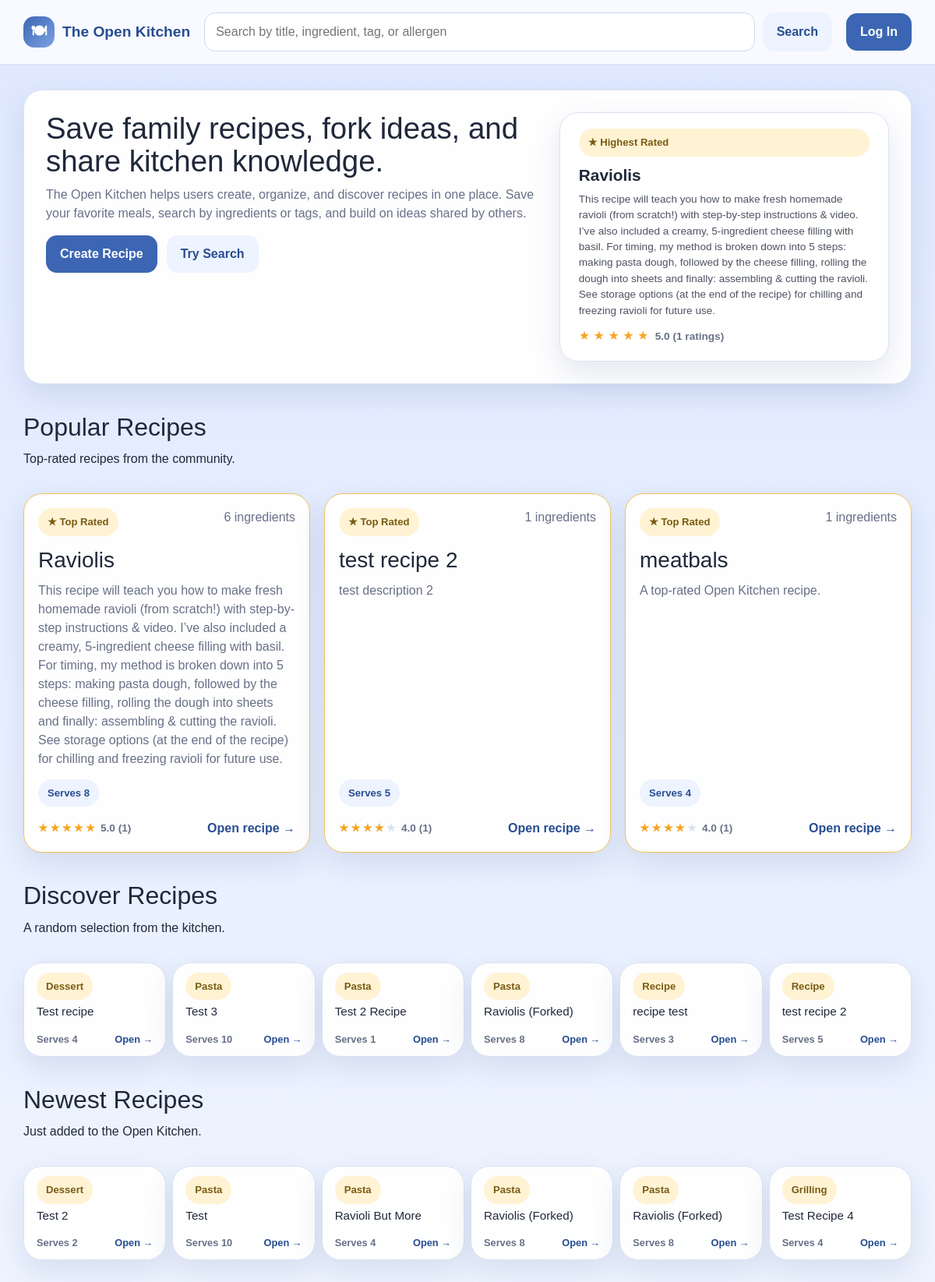
The page / on the database its author committed.
### app/models.py (models this page shows, shortened)
class Recipe(db.Model):
    __tablename__ = 'recipes'
    id = db.Column(db.Integer, primary_key=True)
    authorID = db.Column(db.Integer, db.ForeignKey('users.id'), nullable=False)
    title = db.Column(db.String(150), nullable=False)
    description = db.Column(db.Text, nullable=True)
    instructions = db.Column(db.Text, nullable=False)
    forkedFrom = db.Column(db.Integer, db.ForeignKey('recipes.id'), nullable=True)
    baseServings = db.Column(db.Integer, nullable=False)
    prepTime = db.Column(db.Integer, nullable=True)
    cookTime = db.Column(db.Integer, nullable=True)
    dateCreated = db.Column(db.DateTime, nullable=False, default=datetime.now)
    ingredients = db.relationship('Ingredient', backref='recipe', lazy=True, cascade='all, delete-orphan')
    categories = db.relationship('RecipeCategory', backref='recipe', lazy=True, cascade='all, delete-orphan')
    dietary_tags = db.relationship('RecipeDietaryTag', backref='recipe', lazy=True, cascade='all, delete-orphan')
    allergens = db.relationship('RecipeAllergen', backref='recipe', lazy=True, cascade='all, delete-orphan')

class Category(db.Model):
    __tablename__ = 'categories'
    id = db.Column(db.Integer, primary_key=True)
    name = db.Column(db.String(32), unique=True, nullable=False)

### app/routes.py (the view, shortened to what this page needs)
@app.route('/')
def dashboard():
    user = get_current_user()
    if user and user.role == 'curator':
        return redirect(url_for('curator_dashboard'))
    rated_subq = (
        db.session.query(Rating.recipeID, func.avg(Rating.stars).label('avg'), func.count(Rating.id).label('cnt'))
        .group_by(Rating.recipeID)
        .subquery()
    )
    top_recipe_obj = (
        db.session.query(Recipe)
        .join(rated_subq, Recipe.id == rated_subq.c.recipeID)
        .order_by(rated_subq.c.avg.desc(), rated_subq.c.cnt.desc())
        .first()
    )
    top_recipe = _recipe_card_data(top_recipe_obj) if top_recipe_obj else None
    popular_recipes = (
        db.session.query(Recipe)
        .join(rated_subq, Recipe.id == rated_subq.c.recipeID)
        .order_by(rated_subq.c.avg.desc(), rated_subq.c.cnt.desc())
        .limit(3)
        .all()
    )
    popular = [_recipe_card_data(r) for r in popular_recipes]
    all_recipes = Recipe.query.all()
    import random
    random_sample = random.sample(all_recipes, min(6, len(all_recipes)))
    random_recipes = [_recipe_card_data(r) for r in random_sample]
    newest_recipes = Recipe.query.order_by(Recipe.dateCreated.desc()).limit(6).all()
    newest = [_recipe_card_data(r) for r in newest_recipes]
    saved_recipes = []
    stats = {
        'recipes': Recipe.query.count(),
        'categories': Category.query.count(),
        'tags': DietaryTag.query.count(),
        'allergens': Allergen.query.count(),
    }
    notifications = _get_notifications()
    has_unread = any(not n.isRead for n in notifications)
    return render_template('dashboard.html',
                           user=user,
                           top_recipe=top_recipe,
                           popular=popular,
                           random_recipes=random_recipes,
                           newest=newest,
                           saved_recipes=saved_recipes,
                           stats=stats,
                           notifications=notifications,
                           has_unread=has_unread)

### app/routes.py (called while the page is built)
def get_current_user():
    if 'user_id' in session:
        return User.query.get(session['user_id'])
    return None

def current_user_id():
    return session.get('user_id')

def _get_avg_rating(recipe_id):
    result = db.session.query(func.avg(Rating.stars), func.count(Rating.id)).filter_by(recipeID=recipe_id).one()
    avg = round(result[0], 1) if result[0] else None
    count = result[1]
    return avg, count

def _recipe_card_data(recipe):
    ingredient_count = Ingredient.query.filter_by(recipeID=recipe.id).count()
    category_links = RecipeCategory.query.filter_by(recipeID=recipe.id).all()
    category_names = [rc.category.name for rc in category_links if rc.category]
    avg_rating, rating_count = _get_avg_rating(recipe.id)
    return {
        'recipe': recipe,
        'ingredient_count': ingredient_count,
        'category_names': category_names,
        'avg_rating': avg_rating,
        'rating_count': rating_count,
    }

def _get_notifications():
    uid = current_user_id()
    if uid is None:
        return []
    return Notification.query.filter_by(userID=uid).order_by(Notification.dateCreated.desc()).all()

### app/templates/dashboard.html (shortened to what this page needs)
{% extends "base.html" %}
{% block content %}
<section class="hero-card">
    <div>
        <h1>Save family recipes, fork ideas, and share kitchen knowledge.</h1>
        <p class="hero-copy">
            The Open Kitchen helps users create, organize, and discover recipes in one place.
            Save your favorite meals, search by ingredients or tags, and build on ideas shared by others.
        </p>
        <div class="hero-actions">
            <a href="{{ url_for('create_recipe') }}" class="btn btn-primary">Create Recipe</a>
            <a href="{{ url_for('search', q='pasta') }}" class="btn btn-secondary">Try Search</a>
        </div>
    </div>
    {% if top_recipe %}
    <div class="stats-panel" style="display:flex; gap: 1rem; align-items:stretch;">
        <a href="{{ url_for('view_recipe', recipe_id=top_recipe.recipe.id) }}" style="text-decoration:none; color:inherit; flex: 3;">
            <div class="stat-card" style="height:100%; text-align:left; padding: 1.25rem 1.5rem; display:flex; flex-direction:column; justify-content:center;">
                <span class="mini-pill popular-badge" style="margin-bottom: 8px; display:inline-block;">★ Highest Rated</span>
                <div style="font-size: 1.3rem; font-weight: 700; margin-bottom: 6px;">{{ top_recipe.recipe.title }}</div>
                <div style="font-size: .85rem; opacity: .8; margin-bottom: 10px;">{{ top_recipe.recipe.description or 'A top-rated Open Kitchen recipe.' }}</div>
                <div>
                    {% for i in range(1, 6) %}
                    <span class="{% if i <= top_recipe.avg_rating|round(0,'floor')|int %}star-on{% else %}star-off{% endif %}">★</span>
                    {% endfor %}
                    <span class="rating-score" style="font-size:.85rem;">{{ top_recipe.avg_rating }} ({{ top_recipe.rating_count }} ratings)</span>
                </div>
            </div>
        </a>
    </div>
    {% endif %}
</section>
{% if popular %}
<section class="section-head" style="margin-top: 36px;">
    <div>
        <h2>Popular Recipes</h2>
        <p>Top-rated recipes from the community.</p>
    </div>
</section>
<div class="card-grid" style="align-items:stretch;">
    {% for item in popular %}
    <div class="recipe-card-wrap" style="display:flex; height:100%;">
        <a href="{{ url_for('view_recipe', recipe_id=item.recipe.id) }}" class="recipe-card-link" style="display:flex; flex:1;">
            <article class="recipe-card popular-card" style="display:flex; flex-direction:column; width:100%; height:100%;">
                <div class="recipe-card-top">
                    <span class="mini-pill popular-badge">★ Top Rated</span>
                    <span class="muted-small">{{ item.ingredient_count }} ingredients</span>
                </div>
                <h3>{{ item.recipe.title }}</h3>
                <p style="flex-grow:1;">{{ item.recipe.description or 'A top-rated Open Kitchen recipe.' }}</p>
                <div class="pill-row">
                    <span class="pill">Serves {{ item.recipe.baseServings }}</span>
                </div>
                <div class="recipe-card-footer">
                    <span class="card-stars">
                        {% for i in range(1, 6) %}<span class="{% if i <= item.avg_rating|round(0,'floor')|int %}star-on{% else %}star-off{% endif %}">★</span>{% endfor %}
                        <span class="rating-score">{{ item.avg_rating }} ({{ item.rating_count }})</span>
                    </span>
                    <span>Open recipe →</span>
                </div>
            </article>
        </a>
    </div>
    {% endfor %}
</div>
{% endif %}
{% if random_recipes %}
<section class="section-head" style="margin-top: 36px;">
    <div>
        <h2>Discover Recipes</h2>
        <p>A random selection from the kitchen.</p>
    </div>
</section>
<div class="row g-2">
    {% for item in random_recipes %}
    <div class="col-md-4 col-lg-2">
        <div class="recipe-card-wrap">
            <a href="{{ url_for('view_recipe', recipe_id=item.recipe.id) }}" class="recipe-card-link">
                <article class="recipe-card" style="padding: .75rem 1rem;">
                    <div class="recipe-card-top">
                        <span class="mini-pill">{{ item.category_names[0] if item.category_names else 'Recipe' }}</span>
                    </div>
                    <h3 style="font-size: .95rem; margin: 6px 0;">{{ item.recipe.title }}</h3>
                    <div class="recipe-card-footer" style="font-size: .8rem;">
                        <span class="muted-small">Serves {{ item.recipe.baseServings }}</span>
                        <span>Open →</span>
                    </div>
                </article>
            </a>
        </div>
    </div>
    {% endfor %}
</div>
{% endif %}
{% if newest %}
<section class="section-head" style="margin-top: 36px;">
    <div>
        <h2>Newest Recipes</h2>
        <p>Just added to the Open Kitchen.</p>
    </div>
</section>
<div class="row g-2">
    {% for item in newest %}
    <div class="col-md-4 col-lg-2">
        <div class="recipe-card-wrap">
            <a href="{{ url_for('view_recipe', recipe_id=item.recipe.id) }}" class="recipe-card-link">
                <article class="recipe-card" style="padding: .75rem 1rem;">
                    <div class="recipe-card-top">
                        <span class="mini-pill">{{ item.category_names[0] if item.category_names else 'Recipe' }}</span>
                    </div>
                    <h3 style="font-size: .95rem; margin: 6px 0;">{{ item.recipe.title }}</h3>
                    <div class="recipe-card-footer" style="font-size: .8rem;">
                        <span class="muted-small">Serves {{ item.recipe.baseServings }}</span>
                        <span>Open →</span>
                    </div>
                </article>
            </a>
        </div>
    </div>
    {% endfor %}
</div>
{% endif %}
{% endblock %}

### app/static/style.css (style rules this page uses)
:root { --bg-top: #dfe8ff; --bg-bottom: #eef4ff; --surface: rgba(255, 255, 255, 0.96); --surface-strong: #ffffff; --primary: #3c66b3; --primary-dark: #274d90; --accent: #f4c15d; --text: #20283a; --muted: #687087; --line: #d9e2f2; --shadow: 0 14px 36px rgba(40, 62, 113, 0.12); --radius-lg: 24px; --radius-md: 18px; --radius-sm: 12px; }
* { box-sizing: border-box; }
html, body { margin: 0; padding: 0; }
body { font-family: Arial, Helvetica, sans-serif; color: var(--text); background: linear-gradient(180deg, var(--bg-top) 0%, var(--bg-bottom) 100%); }
a { color: inherit; text-decoration: none; }
.btn { display: inline-flex; align-items: center; justify-content: center; gap: 8px; border: 0; border-radius: 14px; padding: 12px 18px; font-weight: 700; cursor: pointer; }
.btn-primary { background: var(--primary); color: white; }
.btn-secondary { background: #edf3ff; color: var(--primary-dark); }
.hero-card, .recipe-card, .form-card, .panel-card, .empty-state, .alert, .stat-card { background: var(--surface); border: 1px solid var(--line); border-radius: var(--radius-lg); box-shadow: var(--shadow); }
.hero-card { display: grid; grid-template-columns: 1.2fr .8fr; gap: 24px; padding: 28px; }
h1, h2, h3 { margin: 0 0 10px; }
.hero-card h1 { font-size: 2.4rem; line-height: 1.1; }
.hero-copy, .lead, .helper, .muted-small { color: var(--muted); }
.hero-actions, .pill-row, .form-actions { display: flex; gap: 12px; flex-wrap: wrap; }
.stats-panel { display: grid; grid-template-columns: 1fr 1fr; gap: 14px; }
.stat-card { padding: 20px; }
.section-head { display: flex; align-items: end; justify-content: space-between; gap: 16px; margin: 28px 0 16px; }
.card-grid { display: grid; grid-template-columns: repeat(3, minmax(0, 1fr)); gap: 18px; }
.recipe-card-link { display: block; }
.recipe-card { padding: 18px; transition: transform .16s ease, box-shadow .16s ease; }
.recipe-card-top, .content-grid { display: flex; justify-content: space-between; gap: 12px; }
.recipe-card h3 { margin-top: 14px; }
.recipe-card p { margin: 0 0 14px; color: var(--muted); }
.recipe-card-footer { margin-top: 16px; font-weight: 700; color: var(--primary-dark); }
.pill, .mini-pill { display: inline-flex; align-items: center; gap: 6px; border-radius: 999px; padding: 8px 12px; font-size: .82rem; font-weight: 700; }
.pill { background: #edf3ff; color: var(--primary-dark); }
.mini-pill { background: #fff3d4; color: #7a5b13; }
.recipe-card-footer { margin-top: 16px; font-weight: 700; color: var(--primary-dark); display: flex; justify-content: space-between; align-items: center; gap: 8px; }
.card-stars { display: inline-flex; align-items: center; gap: 3px; font-size: .85rem; }
.star-on { color: #f4a523; }
.star-off { color: #d9e2f2; }
.rating-score { color: var(--muted); font-weight: 600; margin-left: 4px; }
.popular-card { border-color: #f4c15d; }
.popular-badge { background: #fff3d4 !important; color: #7a5b13 !important; }
.recipe-card-wrap { position: relative; }

### rows shown on the page
Recipe: recipe "Raviolis", recipe "This recipe will teach you how to make fresh homemade ravioli (from scratch!) with step-by-step instructions & video. I’ve also included a creamy, 5-ingredient cheese filling with basil. For timing, my method is broken down into 5 steps: making pasta dough, followed by the cheese filling, rolling the dough into sheets and finally: assembling & cutting the ravioli. See storage options (at the end of the recipe) for chilling and freezing ravioli for future use.", recipe "Raviolis", recipe "This recipe will teach you how to make fresh homemade ravioli (from scratch!) with step-by-step instructions & video. I’ve also included a creamy, 5-ingredient cheese filling with basil. For timing, my method is broken down into 5 steps: making pasta dough, followed by the cheese filling, rolling the dough into sheets and finally: assembling & cutting the ravioli. See storage options (at the end of the recipe) for chilling and freezing ravioli for future use.", recipe.baseServings "8"
Recipe: recipe "test recipe 2", recipe "test description 2", recipe.baseServings "5", recipe "test recipe 2", recipe.baseServings "5"
Recipe: recipe "meatbals", recipe "A top-rated Open Kitchen recipe.", recipe.baseServings "4"
Category: name "Dessert", name "Dessert"
Recipe: recipe "Test recipe", recipe.baseServings "4"
Category: name "Pasta" "Pasta" "Pasta", name "Pasta" "Pasta" "Pasta" "Pasta"
Recipe: recipe "Test 3", recipe.baseServings "10"
Recipe: recipe "Test 2 Recipe", recipe.baseServings "1"
Recipe: recipe "Raviolis (Forked)", recipe.baseServings "8", recipe "Raviolis (Forked)", recipe.baseServings "8"
Recipe: recipe "recipe test", recipe.baseServings "3"
Recipe: recipe "Test 2", recipe.baseServings "2"
Recipe: recipe "Test", recipe.baseServings "10"
Recipe: recipe "Ravioli But More", recipe.baseServings "4"
Recipe: recipe "Raviolis (Forked)", recipe.baseServings "8"
Category: name "Grilling"
Recipe: recipe "Test Recipe 4", recipe.baseServings "4"

### other values the page prints
{{ top_recipe.avg_rating }} "5.0"
{{ top_recipe.rating_count }} "1"
{{ item.ingredient_count }} "6" "1" "1"
{{ item.avg_rating }} "5.0" "4.0" "4.0"
{{ item.rating_count }} "1" "1" "1"
{{ item.category_names[0] if item.category_names else 'Recipe' }} "Recipe" "Recipe"
